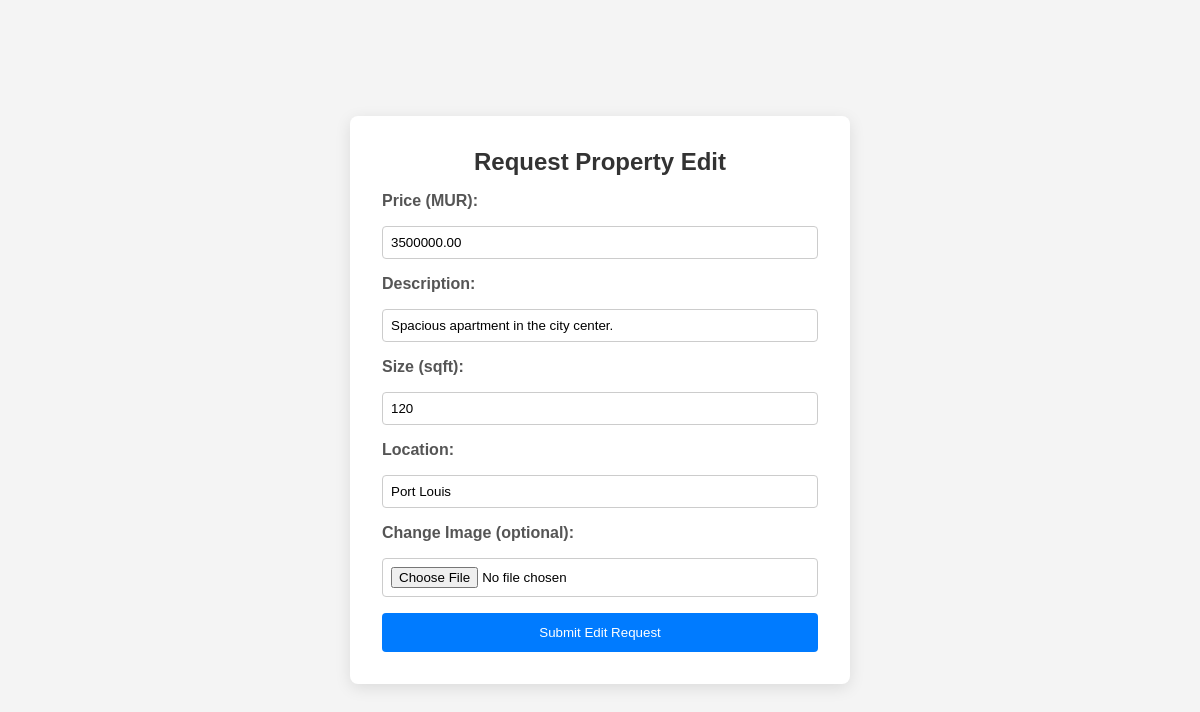
Page /edit_property.php?PropertyID=1 (signed in) on the committed database.
### tables this page shows
CREATE TABLE `property` (
  `PropertyID` int(11) NOT NULL,
  `SalePrice` decimal(10,2) NOT NULL,
  `Size` int(11) NOT NULL,
  `Description` text NOT NULL,
  `image` varchar(255) DEFAULT NULL,
  `AgentID` int(11) NOT NULL,
  `LocationID` int(11) NOT NULL
);

CREATE TABLE `location` (
  `LocationID` int(11) NOT NULL,
  `City` varchar(100) NOT NULL,
  `State` varchar(100) NOT NULL,
  `ZipCode` varchar(10) NOT NULL
);

### edit_property.php (the view, shortened to what this page needs)
<?php
require_once 'db_connection.php';
$propId = isset($_GET['PropertyID']) ? intval($_GET['PropertyID']) : 0;
$sql = "
    SELECT p.PropertyID, p.SalePrice, p.Description, p.Size,
           l.City AS Location, p.image AS ImagePath
      FROM property p
 LEFT JOIN location l ON p.LocationID = l.LocationID
     WHERE p.PropertyID = ?
";
$stmt = $conn->prepare($sql);
$stmt->bind_param('i', $propId);
$stmt->execute();
$result = $stmt->get_result();
$property = $result->fetch_assoc();
?>
<!DOCTYPE html>
<html lang="en">
<head>
  <link rel="stylesheet" href="add_property.css">
</head>
<body>
  <div class="add-container">
    <h2>Request Property Edit</h2>
    <form method="post" action="edit_property.php?PropertyID=<?= $propId ?>" enctype="multipart/form-data">
      <label for="price">Price (MUR):</label>
      <input type="number" step="0.01" id="price" name="price" value="<?= htmlspecialchars($property['SalePrice']) ?>" required>
      <label for="description">Description:</label>
      <input type="text" id="description" name="description" value="<?= htmlspecialchars($property['Description']) ?>" required>
      <label for="size">Size (sqft):</label>
      <input type="number" id="size" name="size" value="<?= htmlspecialchars($property['Size']) ?>" required>
      <label for="location">Location:</label>
      <input type="text" id="location" name="location" value="<?= htmlspecialchars($property['Location']) ?>" required>
      <label for="image">Change Image (optional):</label>
      <input type="file" id="image" name="image" accept="image/*">
      <button type="submit">Submit Edit Request</button>
    </form>
  </div>
</body>
</html>

### add_property.css (style rules this page uses)
* { box-sizing: border-box; margin: 0; padding: 0; }
body { font-family: 'Arial', sans-serif; background: #f4f4f4; display: flex; align-items: center; justify-content: center; padding: 2rem; min-height: 100vh; }
.add-container { background: #fff; padding: 2rem; border-radius: 8px; box-shadow: 0 4px 16px rgba(0,0,0,0.1); max-width: 500px; width: 100%; }
.add-container h2 { text-align: center; margin-bottom: 1rem; color: #333; }
.add-container form { display: flex; flex-direction: column; gap: 1rem; }
.add-container label { font-weight: bold; color: #555; }
.add-container input[type="text"], .add-container input[type="number"], .add-container input[type="file"] { padding: 0.5rem; border: 1px solid #ccc; border-radius: 4px; }
.add-container button { padding: 0.75rem; background: #007bff; color: #fff; border: none; border-radius: 4px; cursor: pointer; transition: background 0.3s; }

### rows in the picture
property: price "3500000.00", description "Spacious apartment in the city center.", size "120", location "Port Louis"
